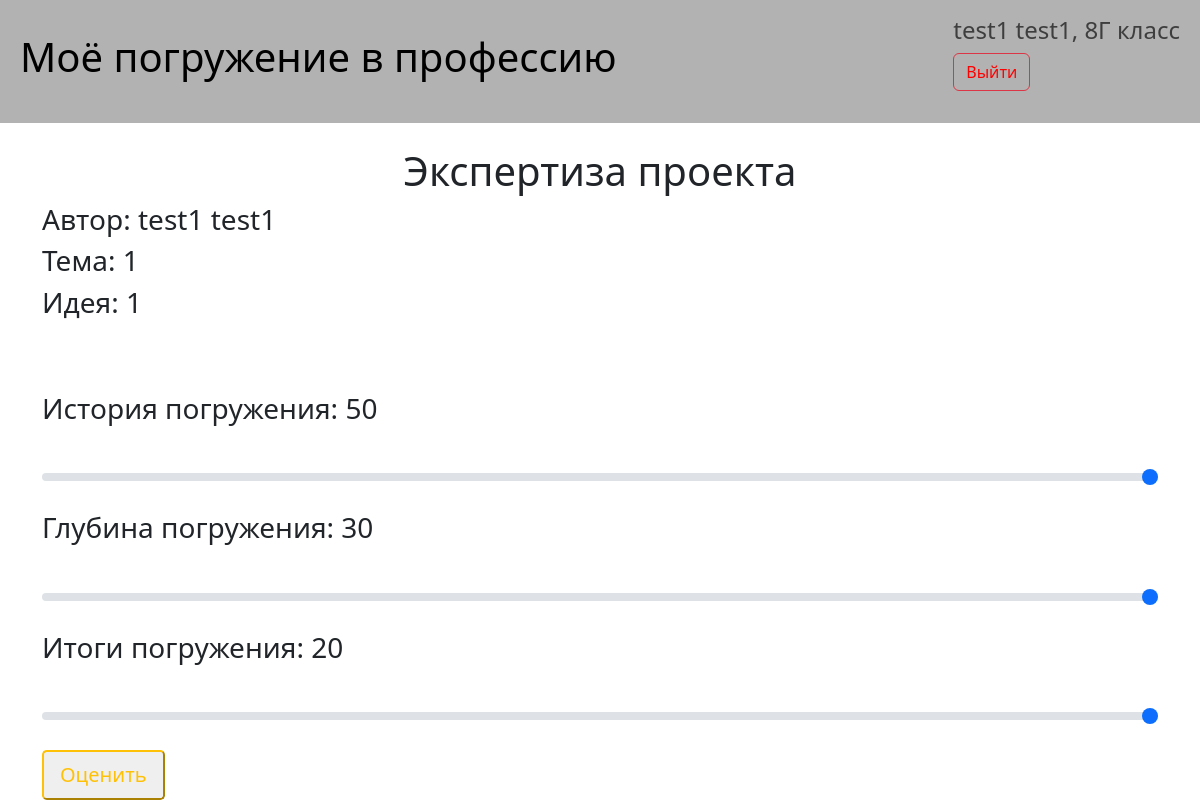
The app's page /project_rate/1 (signed in) with its own data.
### data/users.py (models this page shows, shortened)
class User(SQL_BASE, UserMixin):
    __tablename__ = 'users'
    id = sql.Column(sql.Integer, primary_key=True, autoincrement=True)
    login = sql.Column(sql.String, nullable=False)
    surname = sql.Column(sql.String, nullable=False)
    name = sql.Column(sql.String, nullable=False)
    patronymic = sql.Column(sql.String, nullable=True)
    grade = sql.Column(sql.String, nullable=False)
    password = sql.Column(sql.String, nullable=True)
    access_level = sql.Column(sql.Integer, nullable=False)
    projects = orm.relation("Project", back_populates="user")

### data/projects.py (models this page shows)
class Project(SQL_BASE):
    __tablename__ = "projects"
    id = sql.Column(sql.Integer, primary_key=True, autoincrement=True)
    title = sql.Column(sql.String, nullable=False)
    idea = sql.Column(sql.String, nullable=False)
    presentation = sql.Column(sql.String, nullable=False)  # TODO: оценки проекта
    user_id = sql.Column(sql.Integer, sql.ForeignKey("users.id"))
    user = orm.relation("User")

### main.py (the view, shortened to what this page needs)
@app.route("/project_rate/<int:id>", methods=["GET", "POST"])
@login_required
def project_rate(id):
    session = db_session.create_session()
    form = RateProjectForm()
    project = session.query(projects.Project).filter(projects.Project.id == id).first()
    if project is None:
        return render_template("project_not_found.html")
    user = session.query(users.User).filter(users.User.id == project.user_id).first()
    params = {"project_id": id, "project": project, "user": user}
    return render_template("project_rate.html", form=form, **params)

### forms.py
class RateProjectForm(FlaskForm):
    story = IntegerRangeField("История погружения", validators=[DataRequired()])
    depth = IntegerRangeField("Глубина погружения", validators=[DataRequired()])
    total = IntegerRangeField("Итоги погружения", validators=[DataRequired()])
    submit = SubmitField("Оценить")

### data/db_session.py (called while the page is built)
def create_session():
    global __factory
    return __factory()

### main.py (called while the page is built)
@login_manager.user_loader
def load_user(user_id):
    session = db_session.create_session()
    return session.query(users.User).get(user_id)

### templates/project_rate.html (shortened to what this page needs)
<!DOCTYPE html>
<html lang="en">
<head>
    <link rel="stylesheet"
          href="https://stackpath.bootstrapcdn.com/bootstrap/4.4.1/css/bootstrap.min.css"
>
</head>
<body>
    {% extends "base.html" %}
    {% block content %}<br>
    <h1 class="text-center">Экспертиза проекта</h1>
    <h3>Автор: {{user.surname}} {{user.name}} {{user.patronymic}}</h3>
    <h3>Тема: {{project.title}}</h3>
    <h3>Идея: {{project.idea}}</h3>
    <br><br>
    <form action="" method="post">
        <p>
            <h3>{{form.story.label}}: <span id="story_val">50</span></h3><br>
            {{form.story(class="form-range custom-range", min="0", max="50", value="50", id="story_range",
                onChange="document.getElementById('story_val').innerText = document.getElementById('story_range').value")}}<br>
        </p>
        <p>
            <h3>{{form.depth.label}}: <span id="depth_val">30</span></h3><br>
            {{form.depth(class="form-range custom-range", min="0", max="30", value="30", id="depth_range",
                onChange="document.getElementById('depth_val').innerText = document.getElementById('depth_range').value")}}<br>
        </p>
        <p>
            <h3>{{form.total.label}}: <span id="total_val">20</span></h3><br>
            {{form.total(class="form-range custom-range", min="0", max="20", value="20", id="total_range",
                onChange="document.getElementById('total_val').innerText = document.getElementById('total_range').value")}}<br>
        </p>
        {{ form.submit(type="submit", class="btn-lg btn-outline-warning") }}
    </form>
    {% endblock %}

### templates/base.html (shortened to what this page needs)
<!DOCTYPE html>
<html lang="en">
<head>
    <link href="https://cdn.jsdelivr.net/npm/bootstrap@5.3.0-alpha1/dist/css/bootstrap.min.css"
          rel="stylesheet"
>
</head>
<body>
    <nav class="navbar navbar-primary" style="background-color: #b2b2b2;">
        <a class="navbar-brand" href="/" style="margin-left: 20px"><h1>Моё погружение в профессию</h1></a>
        {% if current_user.is_authenticated %}
            <span class="navbar-text">
                <h4 style="margin-right: 20px">{{current_user.name}} {{current_user.surname}}, {{current_user.grade}} класс</h4>
                <p><a class="btn btn-outline-danger " href="/logout"><font color="red">Выйти</font></a></p>
            </span>
        {% else %}
            <div>
                <a class="btn btn-outline-danger" href="/register">Зарегистрироваться</a>
                <a class="btn btn-outline-success" href="/login" style="margin-right: 20px">Войти</a>
            </div>
        {% endif %}
    </nav>
    <main role="main" class="container">
        {% block content %}{% endblock %}
    </main>
</body>
</html>

### records on screen
User: name "test1", surname "test1", grade "8Г"
Project: title "1", idea "1"
